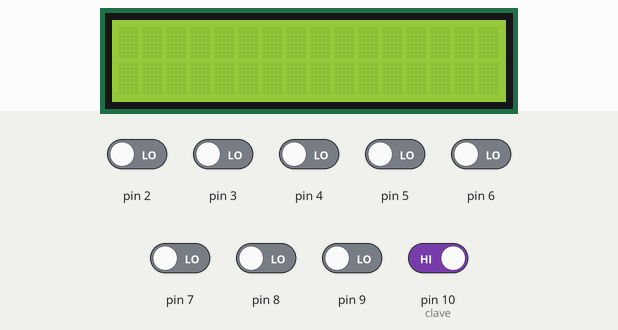
A sketch run on a simulated Arduino Uno, built with avr-gcc and run on an emulated ATmega328P. On the bench: 16×2 character LCD. Inputs (shaded band) come from the test bench; at power-on: pin 10 (clave) HIGH, pin 2–9 LOW. What the sketch prints to the serial monitor is not drawn.

Above: at 1.2 s.
1.3 s: pin 10 (clave) driven LOW
At 2.9 s:
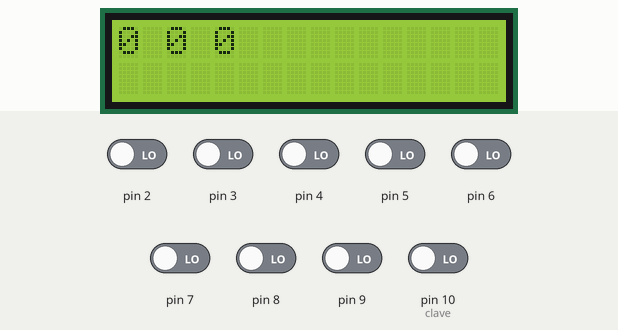
3.2 s: pin 2 driven HIGH
At 4.9 s:
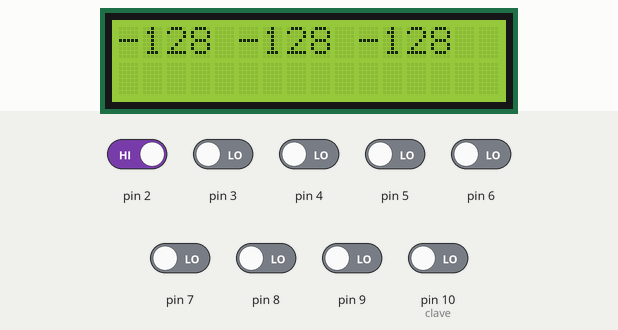
5.2 s: pin 3 driven HIGH
At 6.4 s:
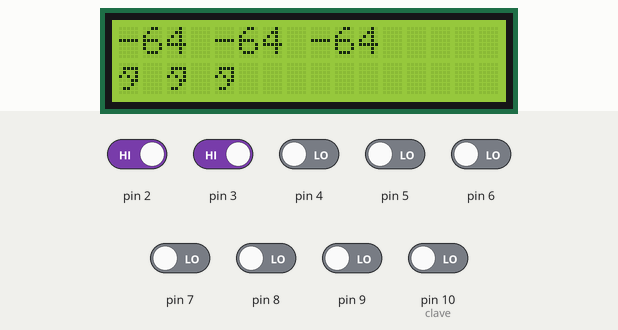
7.3 s: pin 4 driven HIGH
At 8.8 s:
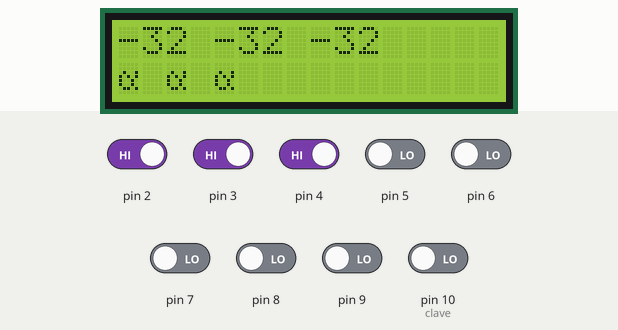
9.3 s: pin 5 driven HIGH
At 11.0 s:
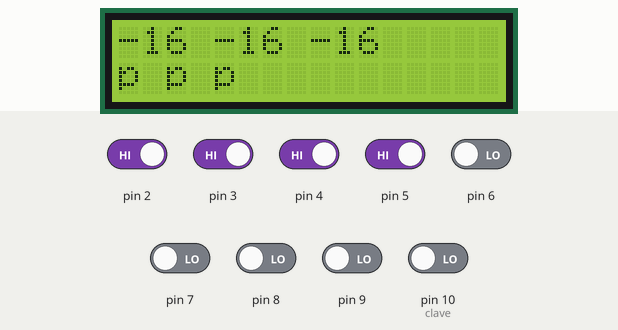
11.3 s: pin 6 driven HIGH
At 12.3 s:
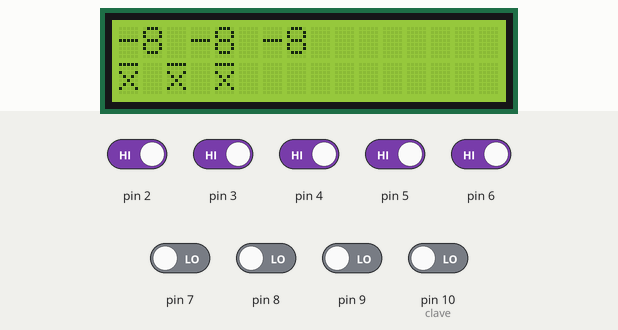
Timing chart, 0 to 14.3 s (numbered marks = the images above; inputs shaded):
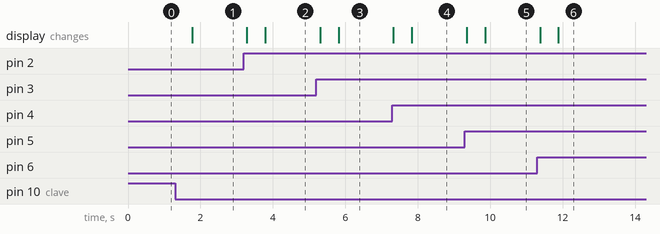

Measured:
- after the input at 1.3 s, the display: changes after 0.47 s (image 1)
- after the input at 3.2 s, the display: first changes after 0.08 s (image 2 shows a later state)
- after the input at 5.2 s, the display: first changes after 0.11 s (image 3 shows a later state)
- after the input at 7.3 s, the display: first changes at once (image 4 shows a later state)
- after the input at 9.3 s, the display: first changes after 0.05 s (image 5 shows a later state)
- after the input at 11.3 s, the display: first changes after 0.08 s (image 6 shows a later state)

The sketch:

ArduinoReceptor.ino
```cpp
#include <LiquidCrystal.h>

// C++ code
// Arduino Receptor
#define clave 10
char arr[8]={0};
int aux=0, key=0, c=0;
LiquidCrystal lcd(A0,A1,A2,13,12,11);
int pos=0;
char* results=new char[3];
void setup()
{
  lcd.begin(16, 2);
  Serial.begin(9600);
  for (int i=2;i<10;i++) //Se especifican los pines de 2 a 9 como input
    pinMode(i,INPUT);
  pinMode(clave,INPUT);
}

void loop()
{
  delay (100);
  key=digitalRead(clave);
  if (key==0)
    c++;
  if (c==2){
  for (int i=0;i<3;i++){
    delay(100);
    for (int j=2;j<10;j++){ //creacion de arreglo 0 y 1
      arr[j-2]=digitalRead(j);}
  int number=0;
  for(int j=0;j<8;j++) //Pasar de arreglo a int
  	number=number*2+arr[j];
  *(results+i)=char(number);
  Serial.print(number);
  Serial.print(' ');
  c=0;
  }
  lcd.clear();
  lcd.setCursor(0,0);
  for (int i=0;i<3;i++){
  	lcd.print(int(*(results+i)));
    lcd.print(' ');
  }
  lcd.setCursor(0,1);
  for (int i=0;i<3;i++){
  	lcd.print(*(results+i));
  	lcd.print(' ');
  }
  }
}
```
